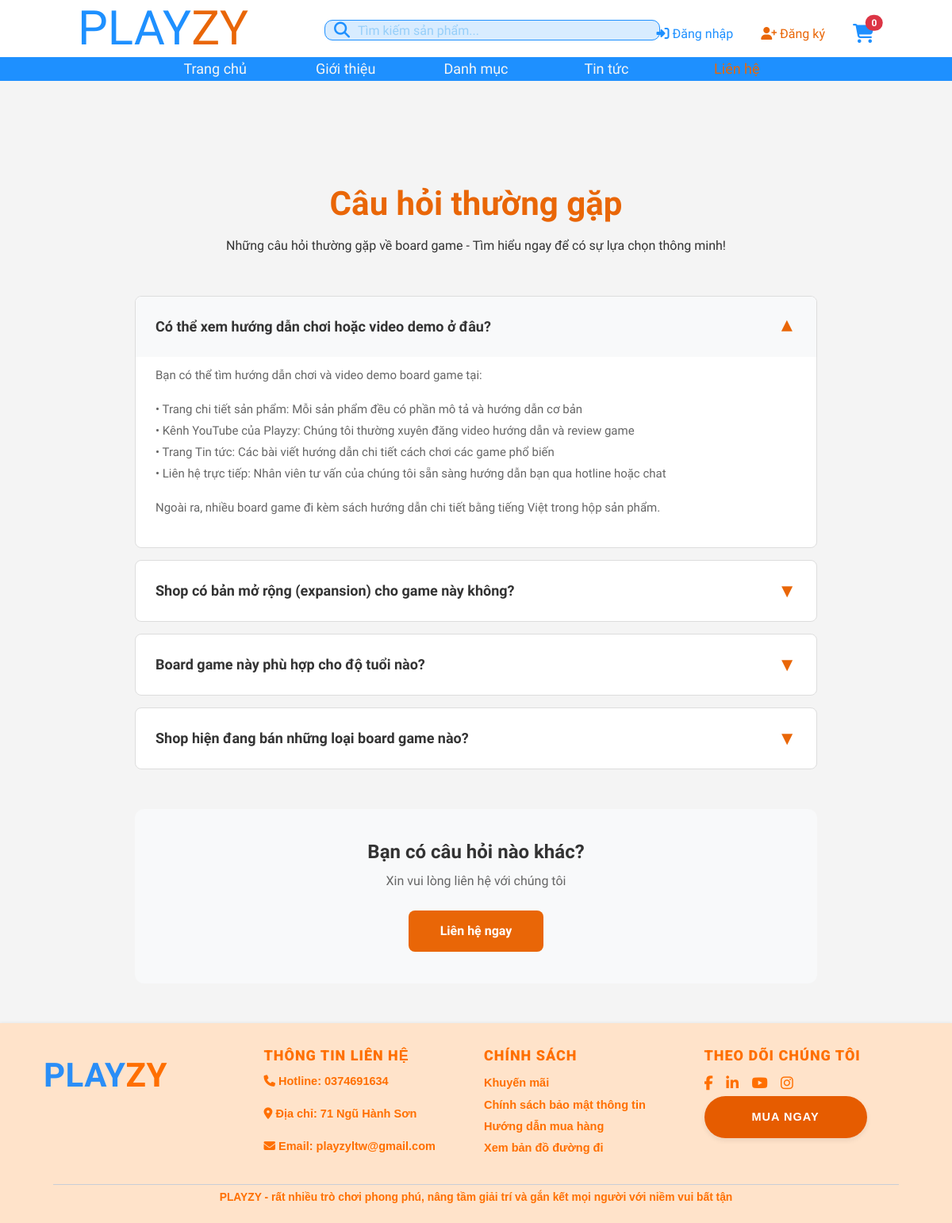
/lien-he/, run on the app's committed database.
### Lienhe/models.py (models this page shows, shortened)
class CauHoiThuongGap(models.Model):
    cau_hoi = models.CharField(
        max_length=255,
        verbose_name="Câu hỏi"
    )
    cau_tra_loi = models.TextField(
        blank=True,
        null=True,
        verbose_name="Câu trả lời"
    )
    hien_thi = models.BooleanField(
        default=True,
        verbose_name="Hiển thị"
    )
    ngay_tao = models.DateTimeField(
        auto_now_add=True,
        verbose_name="Ngày tạo"
    )
    class Meta:
        db_table = "cau_hoi_thuong_gap"
        verbose_name = "Câu hỏi thường gặp"
        verbose_name_plural = "Danh sách câu hỏi thường gặp"
        ordering = ['-ngay_tao']

### Lienhe/views.py (the view)
# urls.py: path('', views.xem_cau_hoi_view, name='cau_hoi'),
def xem_cau_hoi_view(request):
    danh_sach_cau_hoi = CauHoiThuongGap.objects.filter(hien_thi=True).order_by('-ngay_tao')
    return render(request, 'lienhe/cau_hoi.html', {'danh_sach_cau_hoi': danh_sach_cau_hoi})

### Lienhe/templates/lienhe/cau_hoi.html (shortened to what this page needs)
{% extends "base.html" %}
{% load static %}
{% block content %}
<div class="faq-page-container">
    <div class="faq-header">
        <h1 class="faq-title">Câu hỏi thường gặp</h1>
        <p class="faq-subtitle">
            Những câu hỏi thường gặp về board game - Tìm hiểu ngay để có sự lựa chọn thông minh!
        </p>
    </div>
    <div class="faq-accordion">
        {% for item in danh_sach_cau_hoi %}
        <div class="faq-item">
            <div class="faq-question" onclick="toggleFAQ(this)">
                <span>{{ item.cau_hoi }}</span>
                <span class="faq-icon">▼</span>
            </div>
            {% if item.cau_tra_loi %}
            <div class="faq-answer">
                <div class="faq-answer-content">
                    {{ item.cau_tra_loi|linebreaks }}
                </div>
            </div>
            {% endif %}
        </div>
        {% empty %}
        <div style="text-align: center; padding: 40px; color: #666;">
            <p>Hiện chưa có câu hỏi nào trong hệ thống.</p>
        </div>
        {% endfor %}
    </div>
    <div class="faq-contact-section">
        <h2 class="faq-contact-title">Bạn có câu hỏi nào khác?</h2>
        <p class="faq-contact-text">Xin vui lòng liên hệ với chúng tôi</p>
        {% if user.is_authenticated %}
            <a href="{% url 'Hotro:tao_yeu_cau' %}" class="faq-contact-btn">Liên hệ ngay</a>
        {% else %}
            <a href="{% url 'dangnhap' %}" class="faq-contact-btn">Liên hệ ngay</a>
        {% endif %}
    </div>
</div>
{% endblock %}

### templates/base.html (style rules this page uses)
* { margin: 0; padding: 0; box-sizing: border-box; }
body { padding-top: 102px; font-family: 'Baloo Bhai', sans-serif; background-color: #f4f4f4; display: flex; flex-direction: column; min-height: 100vh; color: #4b2c20; }

### Lienhe/templates/lienhe/cau_hoi.html (style rules this page uses)
.faq-page-container { max-width: 900px; margin: 130px auto 50px auto; padding: 0 20px; }
.faq-header { text-align: center; margin-bottom: 50px; }
.faq-title { font-size: 42px; font-weight: 800; color: #E96607; margin-bottom: 15px; font-family: 'Baloo Bhai', sans-serif; }
.faq-subtitle { font-size: 16px; color: #333; line-height: 1.6; max-width: 700px; margin: 0 auto; }
.faq-accordion { margin-bottom: 50px; }
.faq-item { border: 1px solid #ddd; border-radius: 8px; margin-bottom: 15px; background: #fff; overflow: hidden; transition: box-shadow 0.3s; }
.faq-question { padding: 20px 25px; cursor: pointer; display: flex; justify-content: space-between; align-items: center; font-size: 18px; font-weight: 600; color: #333; user-select: none; transition: background 0.3s; }
.faq-question.active { background: #f8f9fa; }
.faq-icon { font-size: 24px; color: #E96607; transition: transform 0.3s; font-weight: bold; }
.faq-question.active .faq-icon { transform: rotate(180deg); }
.faq-answer { max-height: 0; overflow: hidden; transition: max-height 0.3s ease-out, padding 0.3s; padding: 0 25px; }
.faq-answer.active { max-height: 500px; padding: 0 25px 20px 25px; }
.faq-answer-content { color: #666; font-size: 15px; line-height: 1.8; padding-top: 10px; }
.faq-contact-section { text-align: center; padding: 40px 20px; background: #f8f9fa; border-radius: 12px; margin-top: 40px; }
.faq-contact-title { font-size: 24px; font-weight: 700; color: #333; margin-bottom: 10px; }
.faq-contact-text { font-size: 16px; color: #666; margin-bottom: 25px; }
.faq-contact-btn { display: inline-block; padding: 14px 40px; background: #E96607; color: #fff; font-size: 16px; font-weight: 600; border-radius: 8px; text-decoration: none; transition: background 0.3s, transform 0.2s; border: none; cursor: pointer; }

### data on the page
CauHoiThuongGap: cau_hoi "Có thể xem hướng dẫn chơi hoặc video demo ở đâu?", cau_tra_loi "Bạn có thể tìm hướng dẫn chơi và video demo board game tại: • Trang chi tiết sản phẩm: Mỗi sản phẩm đều có phần mô tả và hướng dẫn cơ bản • Kênh YouTube của Playzy: Chúng tôi thường xuyên đăng video hướng dẫn và review game • Trang Tin tức: Các bài viết hướng dẫn chi tiết cách chơi các game phổ biến • Liên hệ trực tiếp: Nhân viên tư vấn của chúng tôi sẵn sàng hướng dẫn bạn qua hotline hoặc chat Ngoài ra, nhiều board game đi kèm sách hướng dẫn chi tiết bằng tiếng Việt trong hộp sản phẩm."
CauHoiThuongGap: cau_hoi "Shop có bản mở rộng (expansion) cho game này không?"
CauHoiThuongGap: cau_hoi "Board game này phù hợp cho độ tuổi nào?"
CauHoiThuongGap: cau_hoi "Shop hiện đang bán những loại board game nào?"

### other printed values
{{ cart_total_items|default:0 }} "0"
